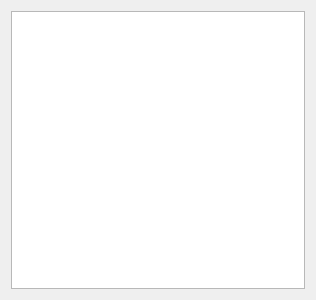
<?xml version="1.0" encoding="UTF-8"?>
<ui version="4.0">
 <class>LibroConsultaDialog</class>
 <widget class="QDialog" name="LibroConsultaDialog">
  <property name="geometry">
   <rect>
    <x>0</x>
    <y>0</y>
    <width>316</width>
    <height>300</height>
   </rect>
  </property>
  <property name="windowTitle">
   <string>Dialog</string>
  </property>
  <layout class="QGridLayout" name="gridLayout">
   <item row="0" column="0">
    <widget class="QTableView" name="tableView"/>
   </item>
  </layout>
 </widget>
 <resources/>
 <connections/>
</ui>
